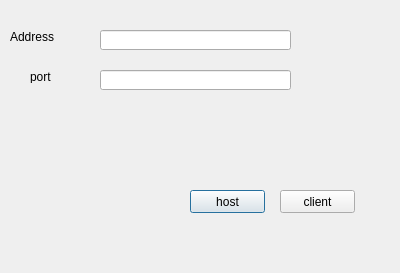
<?xml version="1.0" encoding="UTF-8"?>
<ui version="4.0">
 <class>OnlineDialog</class>
 <widget class="QDialog" name="OnlineDialog">
  <property name="windowModality">
   <enum>Qt::ApplicationModal</enum>
  </property>
  <property name="geometry">
   <rect>
    <x>0</x>
    <y>0</y>
    <width>400</width>
    <height>273</height>
   </rect>
  </property>
  <property name="windowTitle">
   <string>Dialog</string>
  </property>
  <widget class="QLineEdit" name="hostEdit">
   <property name="geometry">
    <rect>
     <x>100</x>
     <y>30</y>
     <width>191</width>
     <height>20</height>
    </rect>
   </property>
  </widget>
  <widget class="QLineEdit" name="portEdit">
   <property name="geometry">
    <rect>
     <x>100</x>
     <y>70</y>
     <width>191</width>
     <height>20</height>
    </rect>
   </property>
  </widget>
  <widget class="QLabel" name="label">
   <property name="geometry">
    <rect>
     <x>10</x>
     <y>30</y>
     <width>47</width>
     <height>13</height>
    </rect>
   </property>
   <property name="text">
    <string>Address</string>
   </property>
  </widget>
  <widget class="QLabel" name="label_2">
   <property name="geometry">
    <rect>
     <x>30</x>
     <y>70</y>
     <width>47</width>
     <height>13</height>
    </rect>
   </property>
   <property name="text">
    <string>port</string>
   </property>
  </widget>
  <widget class="QPushButton" name="hostBtn">
   <property name="geometry">
    <rect>
     <x>190</x>
     <y>190</y>
     <width>75</width>
     <height>23</height>
    </rect>
   </property>
   <property name="text">
    <string>host</string>
   </property>
  </widget>
  <widget class="QPushButton" name="clientBtn">
   <property name="geometry">
    <rect>
     <x>280</x>
     <y>190</y>
     <width>75</width>
     <height>23</height>
    </rect>
   </property>
   <property name="text">
    <string>client</string>
   </property>
  </widget>
 </widget>
 <resources/>
 <connections/>
</ui>
